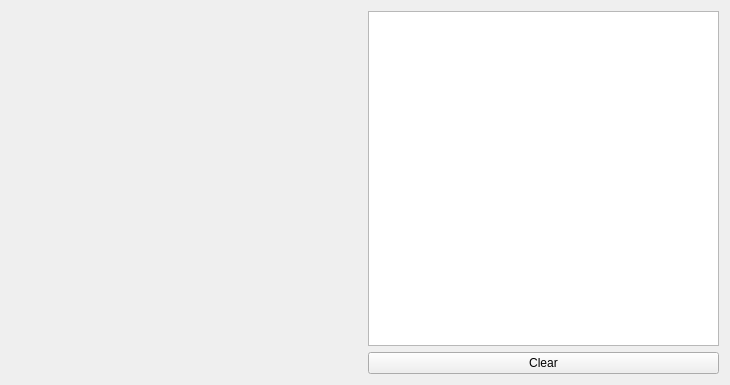
<?xml version="1.0" encoding="UTF-8"?>
<ui version="4.0">
 <class>TabletTest</class>
 <widget class="QWidget" name="TabletTest">
  <property name="geometry">
   <rect>
    <x>0</x>
    <y>0</y>
    <width>730</width>
    <height>385</height>
   </rect>
  </property>
  <property name="windowTitle">
   <string>Tablet Tester</string>
  </property>
  <layout class="QHBoxLayout" name="horizontalLayout" stretch="1,1">
   <item>
    <widget class="TabletTester" name="tablettest" native="true"/>
   </item>
   <item>
    <layout class="QVBoxLayout" name="verticalLayout">
     <item>
      <widget class="QPlainTextEdit" name="logView">
       <property name="readOnly">
        <bool>true</bool>
       </property>
      </widget>
     </item>
     <item>
      <widget class="QPushButton" name="pushButton">
       <property name="text">
        <string>Clear</string>
       </property>
      </widget>
     </item>
    </layout>
   </item>
  </layout>
 </widget>
 <customwidgets>
  <customwidget>
   <class>TabletTester</class>
   <extends>QWidget</extends>
   <header>tester/tablettest.h</header>
   <container>1</container>
  </customwidget>
 </customwidgets>
 <resources/>
 <connections>
  <connection>
   <sender>pushButton</sender>
   <signal>clicked()</signal>
   <receiver>logView</receiver>
   <slot>clear()</slot>
   <hints>
    <hint type="sourcelabel">
     <x>722</x>
     <y>377</y>
    </hint>
    <hint type="destinationlabel">
     <x>659</x>
     <y>84</y>
    </hint>
   </hints>
  </connection>
  <connection>
   <sender>pushButton</sender>
   <signal>clicked()</signal>
   <receiver>tablettest</receiver>
   <slot>clear()</slot>
   <hints>
    <hint type="sourcelabel">
     <x>419</x>
     <y>359</y>
    </hint>
    <hint type="destinationlabel">
     <x>142</x>
     <y>242</y>
    </hint>
   </hints>
  </connection>
  <connection>
   <sender>tablettest</sender>
   <signal>eventReport(QString)</signal>
   <receiver>logView</receiver>
   <slot>appendPlainText(QString)</slot>
   <hints>
    <hint type="sourcelabel">
     <x>287</x>
     <y>187</y>
    </hint>
    <hint type="destinationlabel">
     <x>546</x>
     <y>207</y>
    </hint>
   </hints>
  </connection>
 </connections>
</ui>
